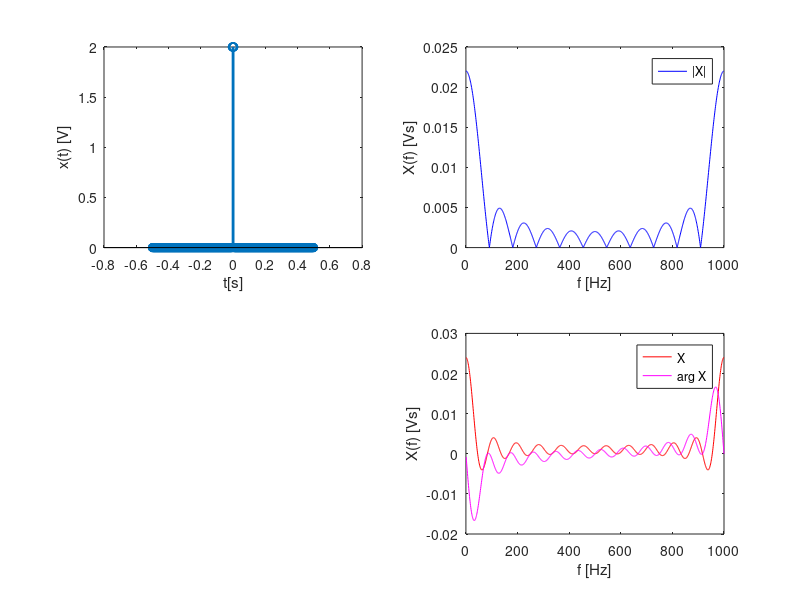

The MATLAB script that drew this image:
clear all, clf

T = 1e-3 % s
N = 1000
N1 = 11
A = 2 % V

t = (-N/2:N/2-1)*T
T1 = N1*T
x = A*(abs(t) < T1/2)

%return

subplot(2,2,1)
stem(t,x)
xlabel('t[s]')
ylabel('x(t) [V]')

%return

Fp = 1/T
F = Fp/N
f = (0:N-1)*F
x1 = [x(N/2+1:N), x(1:N/2)]
X = T*fft(x1)

subplot(2,2,2)
% plot(f,abs(X), 'b', f, angle(X), 'g')
plot(f,abs(X), 'b')
xlabel('f [Hz]')
ylabel('X(f) [Vs]')
legend('|X|', 'arg X')

%return

df = 1 % Hz
fa = 0:df:Fp
Xa = A*T*(exp(-i*2*pi*fa*T*(N1+1))-1) ./ (exp(-i*2*pi*fa*T)-1)

subplot(2,2,4)
plot(fa,real(Xa),'r',fa,imag(Xa),'m')
xlabel('f [Hz]')
ylabel('X(f) [Vs]')
legend('X', 'arg X')
